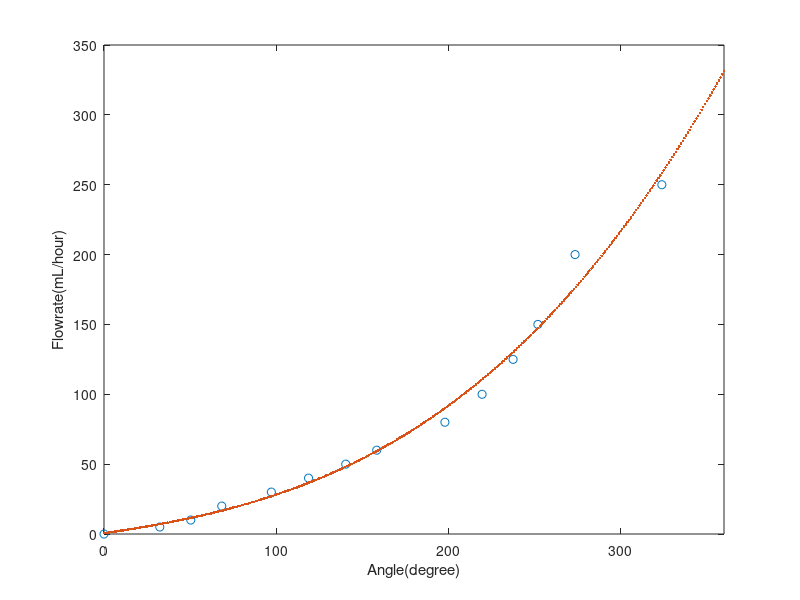

Source code (MATLAB):
s=[0,9,14,19,27,33,39,44,55,61,66,70,76,90];
angle=(s*180)/(15.92*3.1416);
flow_rate=[0,5,10,20,30,40,50,60,80,100,125,150,200,250];
%%
p=polyfit(angle,flow_rate,3);
angle_p=0:1:360;
flow_rate_p=polyval(p,angle_p);
plot(angle,flow_rate,'o',angle_p,flow_rate_p,':.');
xlabel("Angle(degree)");
ylabel("Flowrate(mL/hour)");
xlim([0 360]);
